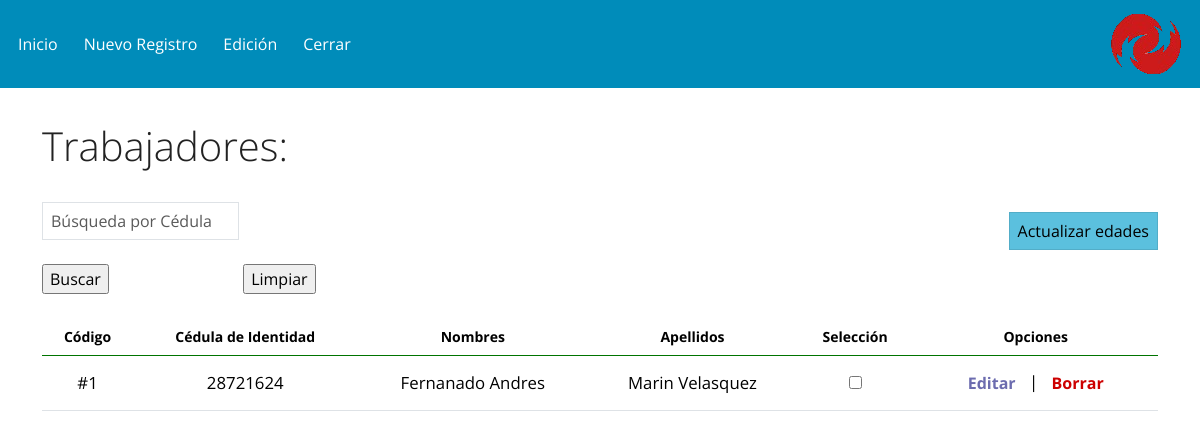
/administrador/gestion.php (signed in), run on the app's committed database.
### tables this page shows
CREATE TABLE `datos_personales` (
  `id` int(8) NOT NULL,
  `fecha` date NOT NULL,
  `participar_estudiante` varchar(3) NOT NULL,
  `participar_docente` varchar(3) NOT NULL,
  `nombres` varchar(255) NOT NULL,
  `apellidos` varchar(255) NOT NULL,
  `cedula` varchar(12) NOT NULL,
  `genero` varchar(10) NOT NULL,
  `estado_civil` varchar(10) NOT NULL,
  `fecha_nacimiento` date NOT NULL,
  `edad` int(2) NOT NULL,
  `lugar_nacimiento` varchar(30) NOT NULL
);

### administrador/gestion.php (the view, shortened to what this page needs)
<?php
include("./template/cabecera.php");
$con=conectar();
$sql="SELECT * FROM datos_personales";
    if (isset($_POST['Buscar'])) {
        $cedula = $_POST['busqueda'];
        $sql = "SELECT * FROM datos_personales WHERE cedula LIKE '%$cedula%'";
    } elseif (isset($_POST['Limpiar'])) {
        header('Location: gestion.php');
        exit();
    } else {
        $sql = "SELECT * FROM datos_personales";
    }
    $query = mysqli_query($con, $sql);
?>
<link rel="stylesheet" href="css/gestion.css">
    <div class="nuevo">
        <br>
        <h1>Trabajadores:</h1>
        <br>
        <div class="nuevo compartirs2">
        <input type="submit" name="accion" value="Actualizar edades" class="btn btn-info botonc"/>
        </div>
        <form action="gestion.php" class="compartirs2" method="post">
            <input required type="number" class="compartirs2 col-md-6 form-control" name="busqueda" placeholder="Búsqueda por Cédula">
            <br><br>
            <input type="submit" class="compartirs2" value="Buscar" name="Buscar">
        </form>
        <form class="compartirs2" action="gestion.php" method="post">
        <input type="submit" class="compartirs2" value="Limpiar">
    </form>
        <br><br>
        </div>
    </div>
<div class="tabla">
    <div class="col-md-12 radio">
        <table class="table align-middle rounded-circle">
        <div class="borders">
            <thead>
                <tr>
                    <th>Código</th>
                    <th>Cédula de Identidad</th>
                    <th>Nombres</th>
                    <th>Apellidos</th>
                    <th>Selección</th>
                    <th>Opciones</th>
                </tr>
            </thead>
        </div>
            <tbody>
            <?php
            while($row=mysqli_fetch_array($query)){
                ?>
                <tr>
                    <td>#<?php echo $row['id'] ?></td>
                    <td><?php echo $row['cedula'] ?></td>
                    <td><?php echo $row['nombres'] ?></td>
                    <td><?php echo $row['apellidos'] ?></td>
                    <td><input type="checkbox" name="seleccion" id="seleccion"></td>
                    <div class="borrar">
                        <td>
                        <div class="btn-group" role="group" arial-label="">
                            <form method="POST">
                                <input type="submit" name="accion" value="Editar" class="btn botona btn-outline"/>        |
                                <input type="submit" name="accion" value="Borrar" class="btn botonb btn-outline" onclick="return eliminar()"/>
                            </form>
                        </div>
                        </td>
                    </div>
                </tr>
            <?php } ?>
            </tbody>
        </table>
    </div>
</div>
<?php include("./template/pie.php") ?>

### administrador/css/gestion.css (style rules this page uses)
.nuevo { margin-top: 10px; }
td { text-align: center; font-size: 120%; }
th { text-align: center; color: white; }
.botonb { color: rgb(205, 0, 0); font-weight: bold; }
.botona { color: rgb(108, 108, 175); font-weight: bold; }
.botonc { color: rgb(0, 0, 0); font-size: 16px; font-weight: 400; }
.compartirs2 { display: inline-block; margin-right: 0px; margin-left: 0px; }
thead { border-style: solid; border-radius: 10px; background: rgb(0, 116, 0); border-color: rgb(0, 116, 0); }
.nuevo { float: right; }

### data on the page
datos_personales: id "1", cedula "28721624", nombres "Fernanado Andres", apellidos "Marin Velasquez"
